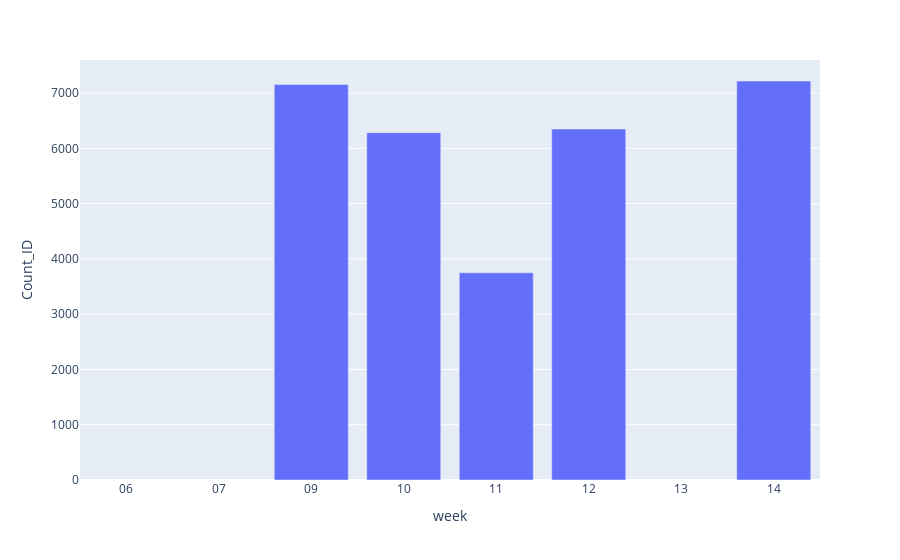

Here is the notebook cell this chart was saved with:
### Code cell
df_entregas = df1.loc[:, ['Count_ID', 'week']].groupby('week').mean().reset_index()

px.bar(df_entregas, x='week', y='Count_ID')

### Figure 1 — Plotly figure (JSON) as saved in the notebook; plotly's stock layout.template omitted (floating-point values rounded to 4 significant figures)
{"data": [{"hovertemplate": "week=%{x}<br>Count_ID=%{y}<extra></extra>", "legendgroup": "", "marker": {"color": "#636efa", "pattern": {"shape": ""}}, "name": "", "orientation": "v", "showlegend": false, "textposition": "auto", "type": "bar", "x": ["06", "07", "09", "10", "11", "12", "13", "14"], "xaxis": "x", "y": [NaN, NaN, 7155.0, 6284.0, 3748.0, 6349.0, NaN, 7218.0], "yaxis": "y"}], "layout": {"barmode": "relative", "legend": {"tracegroupgap": 0}, "margin": {"t": 60}, "xaxis": {"anchor": "y", "domain": [0, 1], "title": {"text": "week"}}, "yaxis": {"anchor": "x", "domain": [0, 1], "title": {"text": "Count_ID"}}}}
